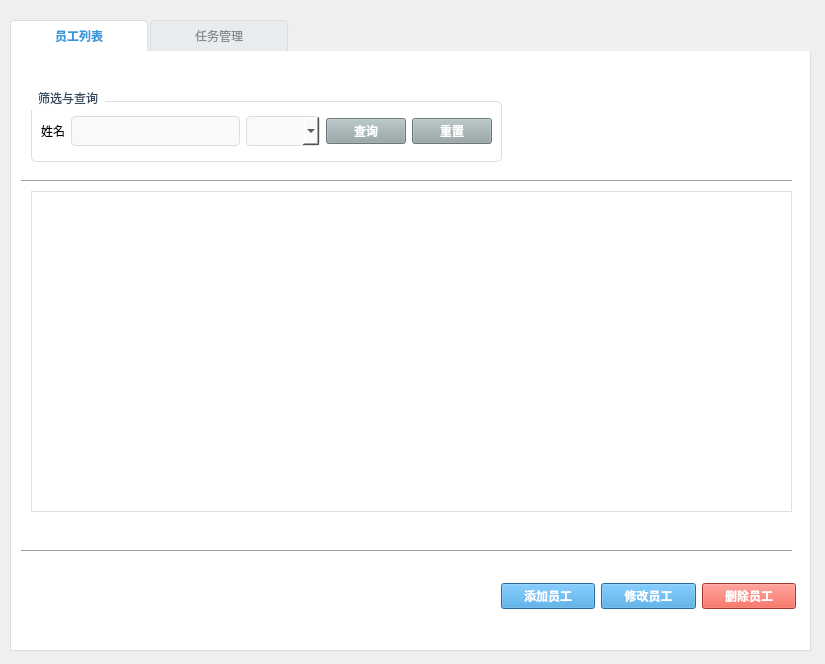
<?xml version="1.0" encoding="UTF-8"?>
<ui version="4.0">
 <class>EmployeeManagementWidget</class>
 <widget class="QWidget" name="EmployeeManagementWidget">
  <property name="geometry">
   <rect>
    <x>0</x>
    <y>0</y>
    <width>825</width>
    <height>664</height>
   </rect>
  </property>
  <property name="windowTitle">
   <string>员工管理</string>
  </property>
  <property name="styleSheet">
   <string notr="true">/* 筛选区域的容器 (GroupBox) */
QGroupBox#filterGroupBox {
    border: 1px solid #dcdde1;
    border-radius: 5px;
    margin-top: 10px; /* 为标题留出空间 */
    background-color: white; /* 设置白色背景，与主背景区分 */
}

/* GroupBox 的标题样式 */
QGroupBox#filterGroupBox::title {
    subcontrol-origin: margin;
    subcontrol-position: top left;
    padding: 0 5px 5px 5px;
    color: #34495e;
    font-weight: bold;
}

/* 筛选区域内的标签 */
QLabel#label_2, QLabel#label_3, QLabel#label_4 {
    font-weight: normal;
    padding: 5px;
}

/* ============================ 筛选控件 (输入框、下拉框) ============================ */
QLineEdit#nameFilterLineEdit,
QComboBox#deptFilterComboBox,
QComboBox#assigneeFilterComboBox,
QComboBox#taskTypeFilterComboBox,
QComboBox#taskStatusFilterComboBox {
    border: 1px solid #dcdde1;
    border-radius: 4px;
    padding: 6px;
    background-color: #f8f9f9; /* 浅灰色背景，与白色容器区分 */
}

QLineEdit#nameFilterLineEdit:focus,
QComboBox#deptFilterComboBox:focus,
QComboBox#assigneeFilterComboBox:focus,
QComboBox#taskTypeFilterComboBox:focus,
QComboBox#taskStatusFilterComboBox:focus {
    border: 1px solid #3498db;
}

/* ============================ 筛选与操作按钮 ============================ */

/* 查询/重置按钮 (次要按钮) */
QPushButton#queryEmployeeButton,
QPushButton#resetEmployeeButton,
QPushButton#queryTaskButton,
QPushButton#resetTaskButton {
    background-color: #95a5a6;
    color: white;
    font-weight: bold;
}
QPushButton#queryEmployeeButton:hover,
QPushButton#resetEmployeeButton:hover,
QPushButton#queryTaskButton:hover,
QPushButton#resetTaskButton:hover {
    background-color: #aeb6bf;
}
QPushButton#queryEmployeeButton:pressed,
QPushButton#resetEmployeeButton:pressed,
QPushButton#queryTaskButton:pressed,
QPushButton#resetTaskButton:pressed {
    background-color: #7f8c8d;
}


/* 主要操作按钮 (蓝色主题) */
QPushButton#addEmployeeButton,
QPushButton#editEmployeeButton,
QPushButton#assignTaskButton,
QPushButton#editTaskButton {
    background-color: #3498db;
    color: white;
    font-weight: bold;
}
QPushButton#addEmployeeButton:hover,
QPushButton#editEmployeeButton:hover,
QPushButton#assignTaskButton:hover,
QPushButton#editTaskButton:hover {
    background-color: #5dade2;
}
QPushButton#addEmployeeButton:pressed,
QPushButton#editEmployeeButton:pressed,
QPushButton#assignTaskButton:pressed,
QPushButton#editTaskButton:pressed {
    background-color: #2980b9;
}


/* 删除按钮 (红色警告) */
QPushButton#deleteEmployeeButton,
QPushButton#deleteTaskButton {
    background-color: #e74c3c;
    color: white;
    font-weight: bold;
}
QPushButton#deleteEmployeeButton:hover,
QPushButton#deleteTaskButton:hover {
    background-color: #f1948a;
}
QPushButton#deleteEmployeeButton:pressed,
QPushButton#deleteTaskButton:pressed {
    background-color: #c0392b;
}

/* ============================ 数据表格 (员工 &amp; 任务) ============================ */

/* 应用“翡翠之准”绿色主题 */
QTableView#employeeTableView,
QTableView#taskTableView {
    background-color: white;
    border: 1px solid #e0e0e0;
    color: #333333;
    gridline-color: #f0f0f0;
    alternate-background-color: #f9f9f9;
}

/* 表头样式 */
QTableView#employeeTableView QHeaderView::section,
QTableView#taskTableView QHeaderView::section {
    background-color: #16a085; /* 专业、沉稳的翠绿色 */
    color: white;
    padding: 8px;
    border: none;
    border-right: 1px solid #1abc9c; /* 亮一点的绿色作为分隔 */
    font-weight: bold;
}
QTableView#employeeTableView QHeaderView::section:last,
QTableView#taskTableView QHeaderView::section:last {
    border-right: none;
}


/* 单元格样式 */
QTableView#employeeTableView::item,
QTableView#taskTableView::item {
    border: none;
    padding: 5px;
}

/* 选中单元格样式 */
QTableView#employeeTableView::item:selected,
QTableView#taskTableView::item:selected {
    background-color: #d4efdf; /* 非常浅的绿色 */
    color: #135c4c; /* 深绿色文字 */
}

/* 表格专属滚动条 */
QTableView#employeeTableView QScrollBar:vertical,
QTableView#taskTableView QScrollBar:vertical {
    border: none;
    background: #f9f9f9; /* 与隔行色一致 */
    width: 9px;
    margin: 0px 0 0px 0;
}

QTableView#employeeTableView QScrollBar::handle:vertical,
QTableView#taskTableView QScrollBar::handle:vertical {
    background-color: #16a085; /* 与表头颜色一致 */
    min-height: 25px;
    border-radius: 4px;
}

QTableView#employeeTableView QScrollBar::handle:vertical:hover,
QTableView#taskTableView QScrollBar::handle:vertical:hover {
    background-color: #1abc9c; /* 悬浮时变亮 */
}

QTableView#employeeTableView QScrollBar::horizontal,
QTableView#taskTableView QScrollBar::horizontal {
    border: none;
    background: #f9f9f9;
    height: 9px;
    margin: 0 0px 0 0px;
}

QTableView#employeeTableView QScrollBar::handle:horizontal,
QTableView#taskTableView QScrollBar::handle:horizontal {
    background-color: #16a085;
    min-width: 25px;
    border-radius: 4px;
}

QTableView#employeeTableView QScrollBar::handle:horizontal:hover,
QTableView#taskTableView QScrollBar::handle:horizontal:hover {
    background-color: #1abc9c;
}

/* 隐藏滚动条箭头 */
QTableView#employeeTableView QScrollBar::add-line, QTableView#employeeTableView QScrollBar::sub-line,
QTableView#taskTableView QScrollBar::add-line, QTableView#taskTableView QScrollBar::sub-line {
    border: none;
    background: none;
    width: 0;
    height: 0;
}

/* 滚动条空白区域 */
QTableView#employeeTableView QScrollBar::add-page, QTableView#employeeTableView QScrollBar::sub-page,
QTableView#taskTableView QScrollBar::add-page, QTableView#taskTableView QScrollBar::sub-page {
    background: none;
}</string>
  </property>
  <widget class="QTabWidget" name="tabWidget">
   <property name="geometry">
    <rect>
     <x>10</x>
     <y>20</y>
     <width>801</width>
     <height>631</height>
    </rect>
   </property>
   <property name="styleSheet">
    <string notr="true">QTabWidget::pane {
    border: 1px solid #dcdde1;
    border-top: none; /* 顶部边框由TabBar处理 */
    background-color: white;
}

/* Tab栏本身 */
QTabWidget::tab-bar {
    /* 无需特殊样式 */
}

/* 单个Tab */
QTabWidget QTabBar::tab {
    background-color: #e9ecef;
    color: #8c8c8c;
    border: 1px solid #dcdde1;
    border-bottom: none;
    padding: 8px 18px;
    min-width: 100px;
    margin-right: 2px;
    border-top-left-radius: 4px;
    border-top-right-radius: 4px;
}

/* 鼠标悬浮在Tab上 */
QTabWidget QTabBar::tab:hover {
    background-color: #f5f7fa;
    color: #3498db;
}

/* 选中的Tab */
QTabWidget QTabBar::tab:selected {
    background-color: white; /* 与内容区颜色一致，实现融合效果 */
    color: #3498db;
    font-weight: bold;
    border-bottom-color: white; /* 隐藏底部边框以实现连接 */
}</string>
   </property>
   <property name="currentIndex">
    <number>0</number>
   </property>
   <widget class="QWidget" name="tab">
    <attribute name="title">
     <string>员工列表</string>
    </attribute>
    <widget class="QTableView" name="employeeTableView">
     <property name="geometry">
      <rect>
       <x>20</x>
       <y>140</y>
       <width>761</width>
       <height>321</height>
      </rect>
     </property>
    </widget>
    <widget class="QGroupBox" name="filterGroupBox">
     <property name="geometry">
      <rect>
       <x>20</x>
       <y>40</y>
       <width>471</width>
       <height>71</height>
      </rect>
     </property>
     <property name="title">
      <string>筛选与查询</string>
     </property>
     <layout class="QGridLayout" name="gridLayout">
      <item row="0" column="0">
       <widget class="QLabel" name="label">
        <property name="text">
         <string>姓名</string>
        </property>
       </widget>
      </item>
      <item row="0" column="1">
       <widget class="QLineEdit" name="nameFilterLineEdit"/>
      </item>
      <item row="0" column="2">
       <widget class="QComboBox" name="deptFilterComboBox"/>
      </item>
      <item row="0" column="3">
       <widget class="QPushButton" name="queryEmployeeButton">
        <property name="text">
         <string>查询</string>
        </property>
       </widget>
      </item>
      <item row="0" column="4">
       <widget class="QPushButton" name="resetEmployeeButton">
        <property name="text">
         <string>重置</string>
        </property>
       </widget>
      </item>
     </layout>
    </widget>
    <widget class="Line" name="line">
     <property name="geometry">
      <rect>
       <x>10</x>
       <y>120</y>
       <width>771</width>
       <height>20</height>
      </rect>
     </property>
     <property name="orientation">
      <enum>Qt::Orientation::Horizontal</enum>
     </property>
    </widget>
    <widget class="Line" name="line_3">
     <property name="geometry">
      <rect>
       <x>10</x>
       <y>490</y>
       <width>771</width>
       <height>20</height>
      </rect>
     </property>
     <property name="orientation">
      <enum>Qt::Orientation::Horizontal</enum>
     </property>
    </widget>
    <widget class="QWidget" name="layoutWidget">
     <property name="geometry">
      <rect>
       <x>490</x>
       <y>530</y>
       <width>295</width>
       <height>30</height>
      </rect>
     </property>
     <layout class="QHBoxLayout" name="horizontalLayout">
      <item>
       <widget class="QPushButton" name="addEmployeeButton">
        <property name="text">
         <string>添加员工</string>
        </property>
       </widget>
      </item>
      <item>
       <widget class="QPushButton" name="editEmployeeButton">
        <property name="text">
         <string>修改员工</string>
        </property>
       </widget>
      </item>
      <item>
       <widget class="QPushButton" name="deleteEmployeeButton">
        <property name="text">
         <string>删除员工</string>
        </property>
       </widget>
      </item>
     </layout>
    </widget>
   </widget>
   <widget class="QWidget" name="tab_3">
    <attribute name="title">
     <string>任务管理</string>
    </attribute>
    <widget class="QGroupBox" name="taskFilterGroupBox">
     <property name="geometry">
      <rect>
       <x>20</x>
       <y>30</y>
       <width>201</width>
       <height>421</height>
      </rect>
     </property>
     <property name="title">
      <string>任务筛选</string>
     </property>
     <widget class="QPushButton" name="queryTaskButton">
      <property name="geometry">
       <rect>
        <x>90</x>
        <y>170</y>
        <width>93</width>
        <height>28</height>
       </rect>
      </property>
      <property name="text">
       <string>查询</string>
      </property>
     </widget>
     <widget class="QPushButton" name="resetTaskButton">
      <property name="geometry">
       <rect>
        <x>90</x>
        <y>210</y>
        <width>93</width>
        <height>28</height>
       </rect>
      </property>
      <property name="text">
       <string>重置</string>
      </property>
     </widget>
     <widget class="QPushButton" name="assignTaskButton">
      <property name="geometry">
       <rect>
        <x>30</x>
        <y>260</y>
        <width>141</width>
        <height>28</height>
       </rect>
      </property>
      <property name="text">
       <string>分派常规任务</string>
      </property>
     </widget>
     <widget class="QPushButton" name="deleteTaskButton">
      <property name="geometry">
       <rect>
        <x>30</x>
        <y>320</y>
        <width>141</width>
        <height>28</height>
       </rect>
      </property>
      <property name="text">
       <string>删除任务</string>
      </property>
     </widget>
     <widget class="Line" name="line_2">
      <property name="geometry">
       <rect>
        <x>10</x>
        <y>240</y>
        <width>171</width>
        <height>16</height>
       </rect>
      </property>
      <property name="orientation">
       <enum>Qt::Orientation::Horizontal</enum>
      </property>
     </widget>
     <widget class="QPushButton" name="editTaskButton">
      <property name="geometry">
       <rect>
        <x>30</x>
        <y>380</y>
        <width>141</width>
        <height>28</height>
       </rect>
      </property>
      <property name="text">
       <string>修改/查看详情</string>
      </property>
     </widget>
     <widget class="QWidget" name="layoutWidget">
      <property name="geometry">
       <rect>
        <x>20</x>
        <y>40</y>
        <width>162</width>
        <height>127</height>
       </rect>
      </property>
      <layout class="QVBoxLayout" name="verticalLayout">
       <item>
        <layout class="QHBoxLayout" name="horizontalLayout_2">
         <item>
          <widget class="QLabel" name="label_2">
           <property name="text">
            <string>执行人</string>
           </property>
          </widget>
         </item>
         <item>
          <widget class="QComboBox" name="assigneeFilterComboBox"/>
         </item>
        </layout>
       </item>
       <item>
        <layout class="QHBoxLayout" name="horizontalLayout_3">
         <item>
          <widget class="QLabel" name="label_4">
           <property name="text">
            <string>任务类</string>
           </property>
          </widget>
         </item>
         <item>
          <widget class="QComboBox" name="taskTypeFilterComboBox"/>
         </item>
        </layout>
       </item>
       <item>
        <layout class="QHBoxLayout" name="horizontalLayout_4">
         <item>
          <widget class="QLabel" name="label_3">
           <property name="text">
            <string>状   态</string>
           </property>
          </widget>
         </item>
         <item>
          <widget class="QComboBox" name="taskStatusFilterComboBox"/>
         </item>
        </layout>
       </item>
      </layout>
     </widget>
     <zorder>assignTaskButton</zorder>
     <zorder>queryTaskButton</zorder>
     <zorder>resetTaskButton</zorder>
     <zorder>deleteTaskButton</zorder>
     <zorder>line_2</zorder>
     <zorder>editTaskButton</zorder>
     <zorder>layoutWidget</zorder>
    </widget>
    <widget class="QTableView" name="taskTableView">
     <property name="geometry">
      <rect>
       <x>230</x>
       <y>40</y>
       <width>561</width>
       <height>381</height>
      </rect>
     </property>
    </widget>
    <widget class="Line" name="line_4">
     <property name="geometry">
      <rect>
       <x>210</x>
       <y>30</y>
       <width>20</width>
       <height>421</height>
      </rect>
     </property>
     <property name="orientation">
      <enum>Qt::Orientation::Vertical</enum>
     </property>
    </widget>
   </widget>
  </widget>
 </widget>
 <resources/>
 <connections/>
</ui>
